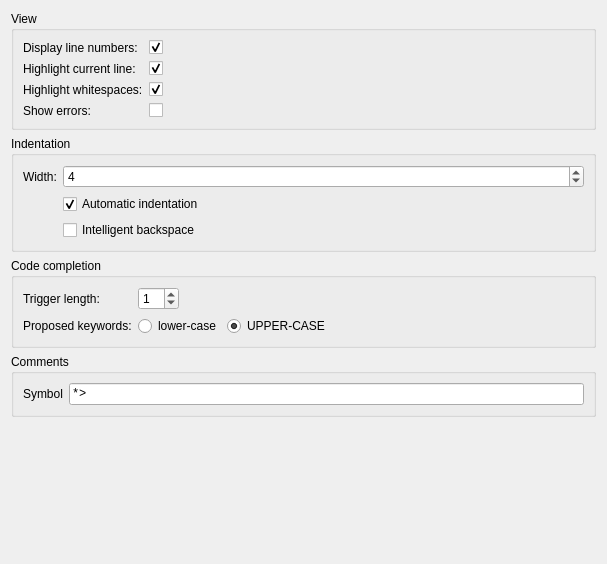
            <widget class="QWidget" name="scrollAreaWidgetContents_2">
             <property name="geometry">
              <rect>
               <x>0</x>
               <y>0</y>
               <width>607</width>
               <height>564</height>
              </rect>
             </property>
             <layout class="QVBoxLayout" name="verticalLayout_7">
              <item>
               <widget class="QGroupBox" name="groupBox_3">
                <property name="title">
                 <string>View</string>
                </property>
                <layout class="QFormLayout" name="formLayout">
                 <item row="0" column="0">
                  <widget class="QLabel" name="label_10">
                   <property name="text">
                    <string>Display line numbers:</string>
                   </property>
                  </widget>
                 </item>
                 <item row="0" column="1">
                  <widget class="QCheckBox" name="checkBoxViewLineNumber">
                   <property name="toolTip">
                    <string>Show/Hide line numbers</string>
                   </property>
                   <property name="statusTip">
                    <string>Show/Hide line numbers</string>
                   </property>
                   <property name="text">
                    <string/>
                   </property>
                   <property name="checked">
                    <bool>true</bool>
                   </property>
                  </widget>
                 </item>
                 <item row="1" column="0">
                  <widget class="QLabel" name="label_11">
                   <property name="text">
                    <string>Highlight current line:</string>
                   </property>
                  </widget>
                 </item>
                 <item row="1" column="1">
                  <widget class="QCheckBox" name="checkBoxHighlightCurrentLine">
                   <property name="toolTip">
                    <string>Highlight caret line</string>
                   </property>
                   <property name="statusTip">
                    <string>Highlight caret line</string>
                   </property>
                   <property name="text">
                    <string/>
                   </property>
                   <property name="checked">
                    <bool>true</bool>
                   </property>
                  </widget>
                 </item>
                 <item row="2" column="0">
                  <widget class="QLabel" name="label_12">
                   <property name="text">
                    <string>Highlight whitespaces:</string>
                   </property>
                  </widget>
                 </item>
                 <item row="2" column="1">
                  <widget class="QCheckBox" name="checkBoxHighlightWhitespaces">
                   <property name="toolTip">
                    <string>Show visual whitespaces</string>
                   </property>
                   <property name="statusTip">
                    <string>Show visual whitespaces</string>
                   </property>
                   <property name="text">
                    <string/>
                   </property>
                   <property name="checked">
                    <bool>true</bool>
                   </property>
                  </widget>
                 </item>
                 <item row="3" column="0">
                  <widget class="QLabel" name="label_13">
                   <property name="text">
                    <string>Show errors:</string>
                   </property>
                  </widget>
                 </item>
                 <item row="3" column="1">
                  <widget class="QCheckBox" name="checkBoxShowErrors">
                   <property name="toolTip">
                    <string>Compile your code on the fly and show errors while you're typing</string>
                   </property>
                   <property name="text">
                    <string/>
                   </property>
                  </widget>
                 </item>
                </layout>
               </widget>
              </item>
              <item>
               <widget class="QGroupBox" name="groupBox_2">
                <property name="title">
                 <string>Indentation</string>
                </property>
                <layout class="QFormLayout" name="formLayout_2">
                 <item row="1" column="0">
                  <widget class="QLabel" name="label">
                   <property name="text">
                    <string>Width:</string>
                   </property>
                  </widget>
                 </item>
                 <item row="2" column="0">
                  <widget class="QLabel" name="label_14">
                   <property name="text">
                    <string/>
                   </property>
                  </widget>
                 </item>
                 <item row="1" column="1">
                  <widget class="QSpinBox" name="spinBoxEditorTabLen">
                   <property name="toolTip">
                    <string>Tab length (number of spaces)</string>
                   </property>
                   <property name="statusTip">
                    <string>Tab length (number of spaces)</string>
                   </property>
                   <property name="maximum">
                    <number>99</number>
                   </property>
                   <property name="value">
                    <number>4</number>
                   </property>
                  </widget>
                 </item>
                 <item row="2" column="1">
                  <widget class="QCheckBox" name="checkBoxEditorAutoIndent">
                   <property name="toolTip">
                    <string>Enable/Disable automatic indentation</string>
                   </property>
                   <property name="statusTip">
                    <string>Enable/Disable automatic indentation</string>
                   </property>
                   <property name="text">
                    <string>Automatic indentation</string>
                   </property>
                   <property name="checked">
                    <bool>true</bool>
                   </property>
                  </widget>
                 </item>
                 <item row="3" column="0">
                  <widget class="QLabel" name="label_6">
                   <property name="text">
                    <string/>
                   </property>
                  </widget>
                 </item>
                 <item row="3" column="1">
                  <widget class="QCheckBox" name="checkBoxSmartBackspace">
                   <property name="toolTip">
                    <string>Backspace will act as shift+tab, i.e. it will eat as much spaces 
as possible to get back to the previous indentation level.</string>
                   </property>
                   <property name="text">
                    <string>Intelligent backspace</string>
                   </property>
                  </widget>
                 </item>
                </layout>
               </widget>
              </item>
              <item>
               <widget class="QGroupBox" name="groupBox_4">
                <property name="title">
                 <string>Code completion</string>
                </property>
                <layout class="QFormLayout" name="formLayout_4">
                 <property name="fieldGrowthPolicy">
                  <enum>QFormLayout::ExpandingFieldsGrow</enum>
                 </property>
                 <item row="1" column="0">
                  <widget class="QLabel" name="label_2">
                   <property name="text">
                    <string>Trigger length:</string>
                   </property>
                  </widget>
                 </item>
                 <item row="1" column="1">
                  <widget class="QSpinBox" name="spinBoxEditorCCTriggerLen">
                   <property name="toolTip">
                    <string>Number of characters needed to trigger auto completion</string>
                   </property>
                   <property name="statusTip">
                    <string>Number of characters needed to trigger auto completion</string>
                   </property>
                   <property name="value">
                    <number>1</number>
                   </property>
                  </widget>
                 </item>
                 <item row="2" column="0">
                  <widget class="QLabel" name="label_16">
                   <property name="text">
                    <string>Proposed keywords:</string>
                   </property>
                  </widget>
                 </item>
                 <item row="2" column="1">
                  <layout class="QHBoxLayout" name="horizontalLayout">
                   <property name="leftMargin">
                    <number>0</number>
                   </property>
                   <item>
                    <widget class="QRadioButton" name="rbLowerCaseKwds">
                     <property name="toolTip">
                      <string>All proposed keywords are lower-case</string>
                     </property>
                     <property name="text">
                      <string>lower-case</string>
                     </property>
                    </widget>
                   </item>
                   <item>
                    <widget class="QRadioButton" name="rbUpperCaseKwds">
                     <property name="toolTip">
                      <string>All proposed keywords are UPPER-CASE</string>
                     </property>
                     <property name="text">
                      <string>UPPER-CASE</string>
                     </property>
                     <property name="checked">
                      <bool>true</bool>
                     </property>
                    </widget>
                   </item>
                  </layout>
                 </item>
                </layout>
               </widget>
              </item>
              <item>
               <widget class="QGroupBox" name="groupBox">
                <property name="title">
                 <string>Comments</string>
                </property>
                <layout class="QFormLayout" name="formLayout_7">
                 <item row="0" column="0">
                  <widget class="QLabel" name="label_7">
                   <property name="text">
                    <string>Symbol</string>
                   </property>
                  </widget>
                 </item>
                 <item row="0" column="1">
                  <widget class="QLineEdit" name="lineEditCommentIndicator">
                   <property name="font">
                    <font>
                     <family>Monospace</family>
                    </font>
                   </property>
                   <property name="text">
                    <string>*&gt;</string>
                   </property>
                  </widget>
                 </item>
                </layout>
               </widget>
              </item>
              <item>
               <spacer name="verticalSpacer">
                <property name="orientation">
                 <enum>Qt::Vertical</enum>
                </property>
                <property name="sizeHint" stdset="0">
                 <size>
                  <width>20</width>
                  <height>40</height>
                 </size>
                </property>
               </spacer>
              </item>
             </layout>
            </widget>
